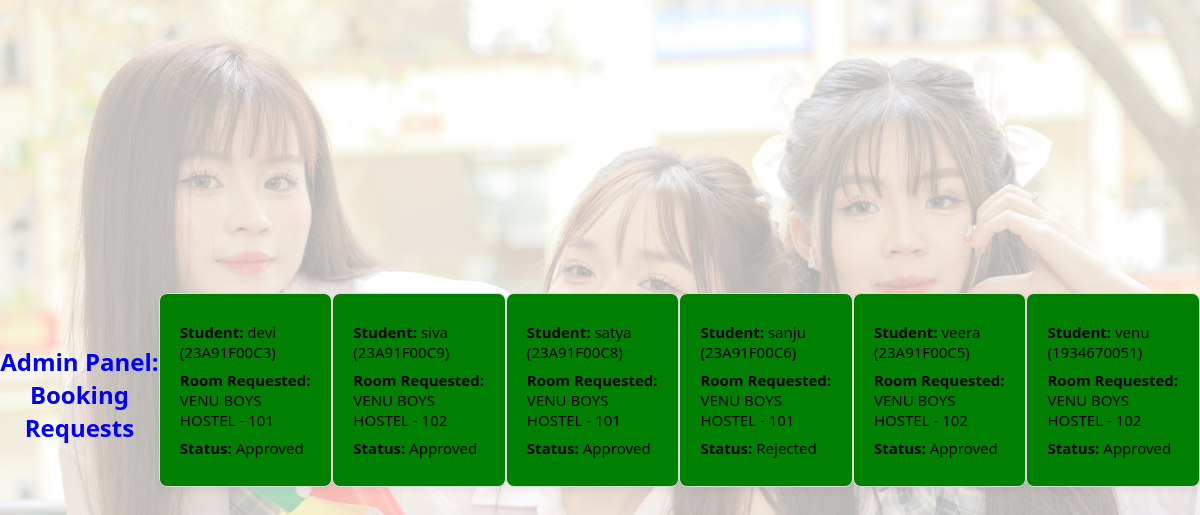
/admin-dashboard/ (signed in), run on the app's committed database.
### hostel_app/models.py (models this page shows, shortened)
class BookingRequest(models.Model):
    student = models.OneToOneField(Student, on_delete=models.CASCADE)
    preferred_room = models.ForeignKey(Room, on_delete=models.CASCADE)
    status = models.CharField(
        max_length=20,
        choices=[("Pending", "Pending"), ("Approved", "Approved"), ("Rejected", "Rejected")],
        default="Pending"
    )

class Student(models.Model):
    user = models.OneToOneField(User, on_delete=models.CASCADE)
    roll_number = models.CharField(max_length=20)
    department = models.CharField(max_length=50)
    year = models.IntegerField()
    assigned_room = models.ForeignKey(Room, null=True, blank=True, on_delete=models.SET_NULL)

class Room(models.Model):
    hostel = models.ForeignKey(Hostel, on_delete=models.CASCADE)
    room_number = models.CharField(max_length=10)
    capacity = models.IntegerField()
    current_occupancy = models.IntegerField(default=0)

class Hostel(models.Model):
    name = models.CharField(max_length=100)
    address = models.TextField()

### hostel_app/views.py (the view, shortened to what this page needs)
# urls.py: path('admin-dashboard/', views.admin_dashboard, name='admin_dashboard'),
@staff_member_required
def admin_dashboard(request):
    requests = BookingRequest.objects.all().order_by('-id')
    return render(request, 'hostel_app/admin_dashboard.html', {'requests': requests})

### hostel_app/templates/hostel_app/admin_dashboard.html (shortened to what this page needs)
{%load static%}
<!DOCTYPE html>
<html lang="en">
<head>
</head>
<body>
  <h2>Admin Panel: Booking Requests</h2>
  {% for request in requests %}
    <div class="card">
      <p><strong>Student:</strong> {{ request.student.user.username }} ({{ request.student.roll_number }})</p>
      <p><strong>Room Requested:</strong> {{ request.preferred_room.hostel.name }} - {{ request.preferred_room.room_number }}</p>
      <p><strong>Status:</strong> {{ request.status }}</p>
    </div>
  {% empty %}
    <p class="no-data">No booking requests yet.</p>
  {% endfor %}
</body>
</html>

### data on the page
BookingRequest: student.user.username "devi", student.roll_number "23A91F00C3", preferred_room.hostel.name "VENU BOYS HOSTEL", preferred_room.room_number "101", status "Approved"
BookingRequest: student.user.username "siva", student.roll_number "23A91F00C9", preferred_room.hostel.name "VENU BOYS HOSTEL", preferred_room.room_number "102", status "Approved"
BookingRequest: student.user.username "satya", student.roll_number "23A91F00C8", preferred_room.hostel.name "VENU BOYS HOSTEL", preferred_room.room_number "101", status "Approved"
BookingRequest: student.user.username "sanju", student.roll_number "23A91F00C6", preferred_room.hostel.name "VENU BOYS HOSTEL", preferred_room.room_number "101", status "Rejected"
BookingRequest: student.user.username "veera", student.roll_number "23A91F00C5", preferred_room.hostel.name "VENU BOYS HOSTEL", preferred_room.room_number "102", status "Approved"
BookingRequest: student.user.username "venu", student.roll_number "1934670051", preferred_room.hostel.name "VENU BOYS HOSTEL", preferred_room.room_number "102", status "Approved"
